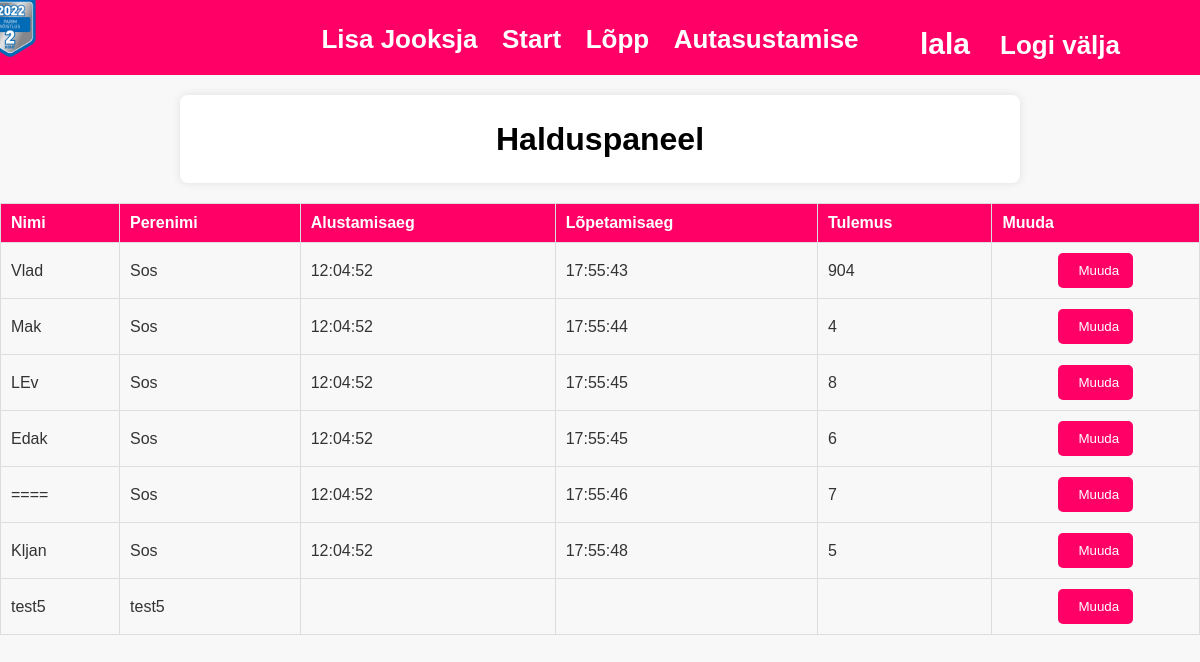
The app's page /Jooks2/adminleht.php (signed in) with its own data.
### tables this page shows
CREATE TABLE `jooksjad` (
  `id` int(11) NOT NULL,
  `eesnimi` varchar(30) DEFAULT NULL,
  `perenimi` varchar(30) DEFAULT NULL,
  `alustamisaeg` time DEFAULT NULL,
  `lopetamisaeg` time DEFAULT NULL,
  `result` int(11) DEFAULT NULL
);

### Jooks2/adminleht.php (the view, shortened to what this page needs)
<?php
global $yhendus;
?>
<!DOCTYPE html>
<html lang="en">
<head>
    <link rel="stylesheet" type="text/css" href="jookja.css">
</head>
<body>
<header>
    <img src="logo.png" id="logo" alt="logo" width="100" height="100">
    <?php
    if(isset($_SESSION['login'])){
        ?>
        <h1 id="loginname"><?="$_SESSION[login]"?></h1>
        <a href="logout.php"   class="logi">Logi välja</a>
        <?php
    } else {
        ?>
        <a id="lingid" href="login.php">Logi sisse</a>
        <?php
    }
    ?>
    <?php
    if (isset($_SESSION["login"]))
    {
    ?>
    <nav id="navmenu">
        <a href="jooksmain.php" id="lingid2">Lisa Jooksja</a>
        <a href="start.php" id="lingid2">Start</a>
        <a href="lopp.php" id="lingid2">Lõpp</a>
        <a href="autasustamise.php" id="lingid2">Autasustamise</a>
    </nav>
</header>
<div id="regdiv">
    <h1>Halduspaneel</h1>
</div>
<table>
    <tr>
        <th id="cursor" onclick="sortTable(0)">Nimi</th>
        <th id="cursor" onclick="sortTable(1)">Perenimi</th>
        <th>Alustamisaeg</th>
        <th>Lõpetamisaeg</th>
        <th id="cursor" onclick="sortTable(2)">Tulemus</th>
        <th>Muuda</th>
    </tr>
    <?php
    global $yhendus;
    $kask=$yhendus->prepare("SELECT id, eesnimi, perenimi,alustamisaeg,lopetamisaeg,result from jooksjad;");
    $kask->bind_result($id,$nimi,$perenimi,$alustamiaeg,$lopitamisaeg,$result);
    $kask->execute();
    while ($kask->fetch()) {
        echo "<tr>";
        echo "<td>" . $nimi . "</td>";
        echo "<td>" . $perenimi . "</td>";
        echo "<td>" . $alustamiaeg . "</td>";
        echo "<td>" . $lopitamisaeg . "</td>";
        echo "<td>" . $result . "</td>";
        echo "<td><input type='button' id='muudabtn' name='muudabtn' value='Muuda' onclick='openModal($id, \"$nimi\", \"$perenimi\", $result)'></td>";
        echo "</tr>";
    }
    ?>
</table>
<br>
<?php
}
?>
</body>
</html>

### Jooks2/jookja.css (style rules this page uses)
body { font-family: 'Arial', sans-serif; margin: 0; padding: 0; background-color: #f8f8f8; color: #333; }
header,#rararar { background-color: #ff0066; width: 100%; height: 75px; right: 23px; top: 40px; }
h1 { margin: 0; color: black; }
.logi { color: white; font-size: 26px; text-decoration: none; font-weight: bold; margin-right: 20px; position: absolute; margin-bottom: 20px; padding-left: 21px; top: 30px; right: 60px; }
#navmenu { position: absolute; top: 3%; left: 50%; transform: translateX(-50%); }
#loginname { position: absolute; top: 27px; right: 230px; color: white; font-size: 30px; }
#regdiv { max-width: 800px; margin: 20px auto; padding: 20px; background-color: #fff; border-radius: 8px; box-shadow: 0 0 10px rgba(0, 0, 0, 0.1); text-align: center; line-height: 1.5; }
#lingid2 { color: white; font-size: 26px; text-decoration: none; font-weight: bold; margin-right: 20px; top: 40px; }
nav a { color: #333; text-decoration: none; margin-right: 20px; font-weight: bold; display: inline-block; }
table { width: 100%; border-collapse: collapse; margin-top: 20px; }
th, td { padding: 10px; border: 1px solid #ddd; text-align: left; }
th { background-color: #ff0066; color: #fff; }
#lisabtn, #Stratbuton, #muudabtn { background-color: #ff0066; color: #fff; padding: 10px 20px; border: none; border-radius: 5px; margin: 0px auto; cursor: pointer; }
input { text-align: center; width: 40%; display: block; padding: 10px; margin-bottom: 15px; box-sizing: border-box; }
#logo { position: absolute; bottom: 91%; right: 95%; }
#cursor { cursor: pointer; }

### records on screen
jooksjad: eesnimi "Vlad", perenimi "Sos", alustamisaeg "12:04:52", lopetamisaeg "17:55:43", result "904"
jooksjad: eesnimi "Mak", perenimi "Sos", alustamisaeg "12:04:52", lopetamisaeg "17:55:44", result "4"
jooksjad: eesnimi "LEv", perenimi "Sos", alustamisaeg "12:04:52", lopetamisaeg "17:55:45", result "8"
jooksjad: eesnimi "Edak", perenimi "Sos", alustamisaeg "12:04:52", lopetamisaeg "17:55:45", result "6"
jooksjad: eesnimi "====", perenimi "Sos", alustamisaeg "12:04:52", lopetamisaeg "17:55:46", result "7"
jooksjad: eesnimi "Kljan", perenimi "Sos", alustamisaeg "12:04:52", lopetamisaeg "17:55:48", result "5"
jooksjad: eesnimi "test5", perenimi "test5"

### other values on screen
$_SESSION[login] "lala"
